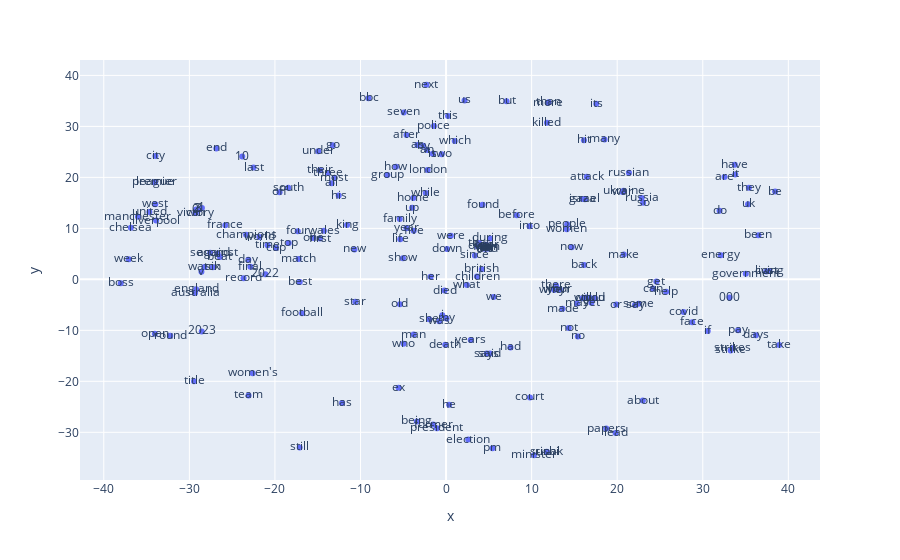

The notebook cell this image was saved under:
### Markdown cell above
A fin de visualizar la agrupación de vectores, se empleará la función reduce_dimensions(...) definida en el ejemplo.

### Code cell
# Graficar los embeddings en 2D
import plotly.graph_objects as go
import plotly.express as px

bbc_vecs, bbc_labels = reduce_dimensions(bbc_w2v_model)

MAX_WORDS=200
fig = px.scatter(x=bbc_vecs[:MAX_WORDS,0], y=bbc_vecs[:MAX_WORDS,1], text=bbc_labels[:MAX_WORDS])
# fig.show(renderer="colab") # esto para plotly en colab
fig.show()

### Figure 1 — Plotly figure (JSON) as saved in the notebook; plotly's stock layout.template omitted (floating-point values rounded to 4 significant figures; data arrays with more than 128 entries replaced by an {"elided": "..."} marker saying what was removed)
{"data": [{"hovertemplate": "x=%{x}<br>y=%{y}<br>text=%{text}<extra></extra>", "legendgroup": "", "marker": {"color": "#636efa", "symbol": "circle"}, "mode": "markers+text", "name": "", "orientation": "v", "showlegend": false, "text": {"elided": "200 str values"}, "type": "scatter", "x": {"elided": "200 float values"}, "xaxis": "x", "y": {"elided": "200 float values"}, "yaxis": "y"}], "layout": {"legend": {"tracegroupgap": 0}, "margin": {"t": 60}, "xaxis": {"anchor": "y", "domain": [0, 1], "title": {"text": "x"}}, "yaxis": {"anchor": "x", "domain": [0, 1], "title": {"text": "y"}}}}
